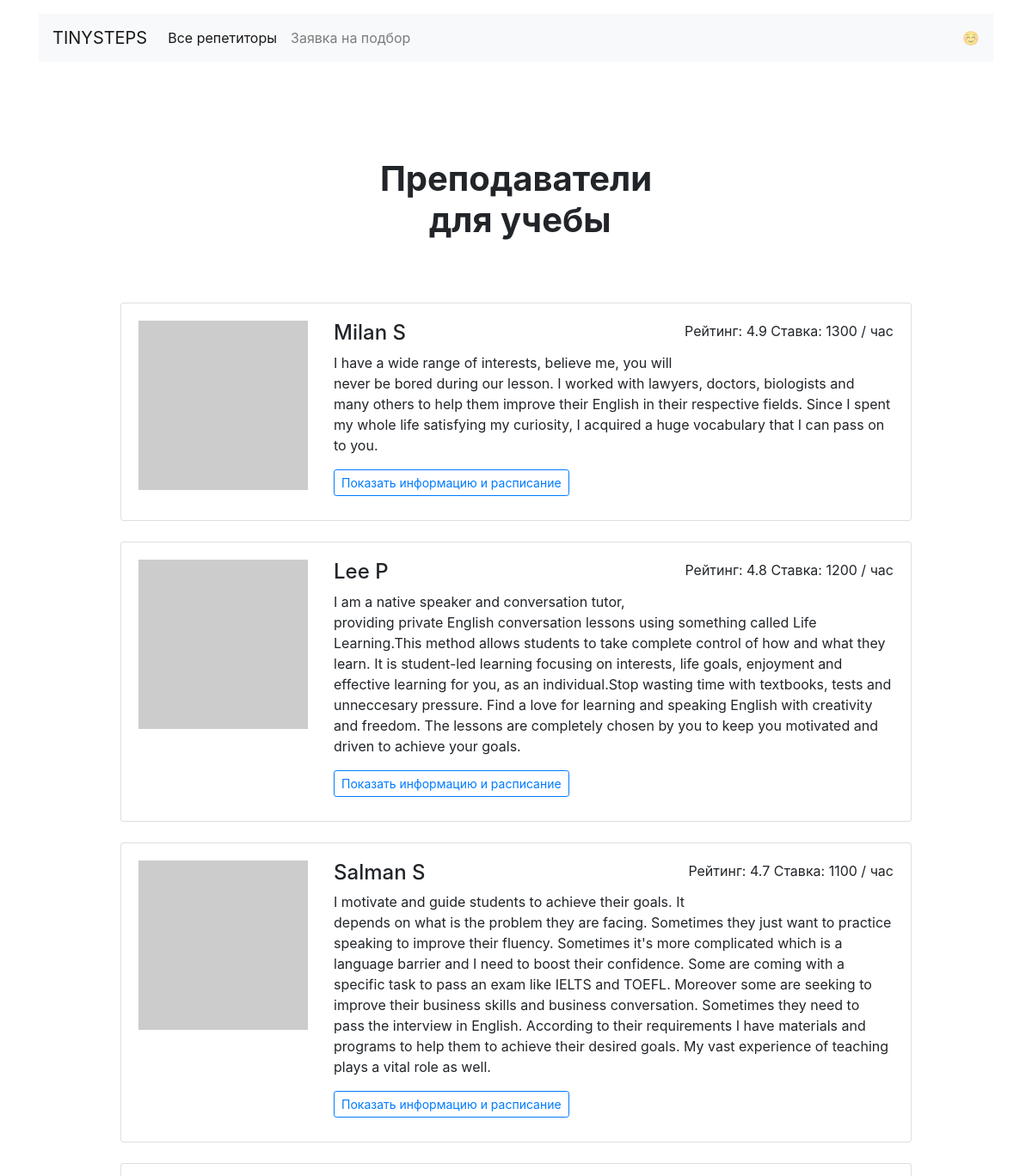
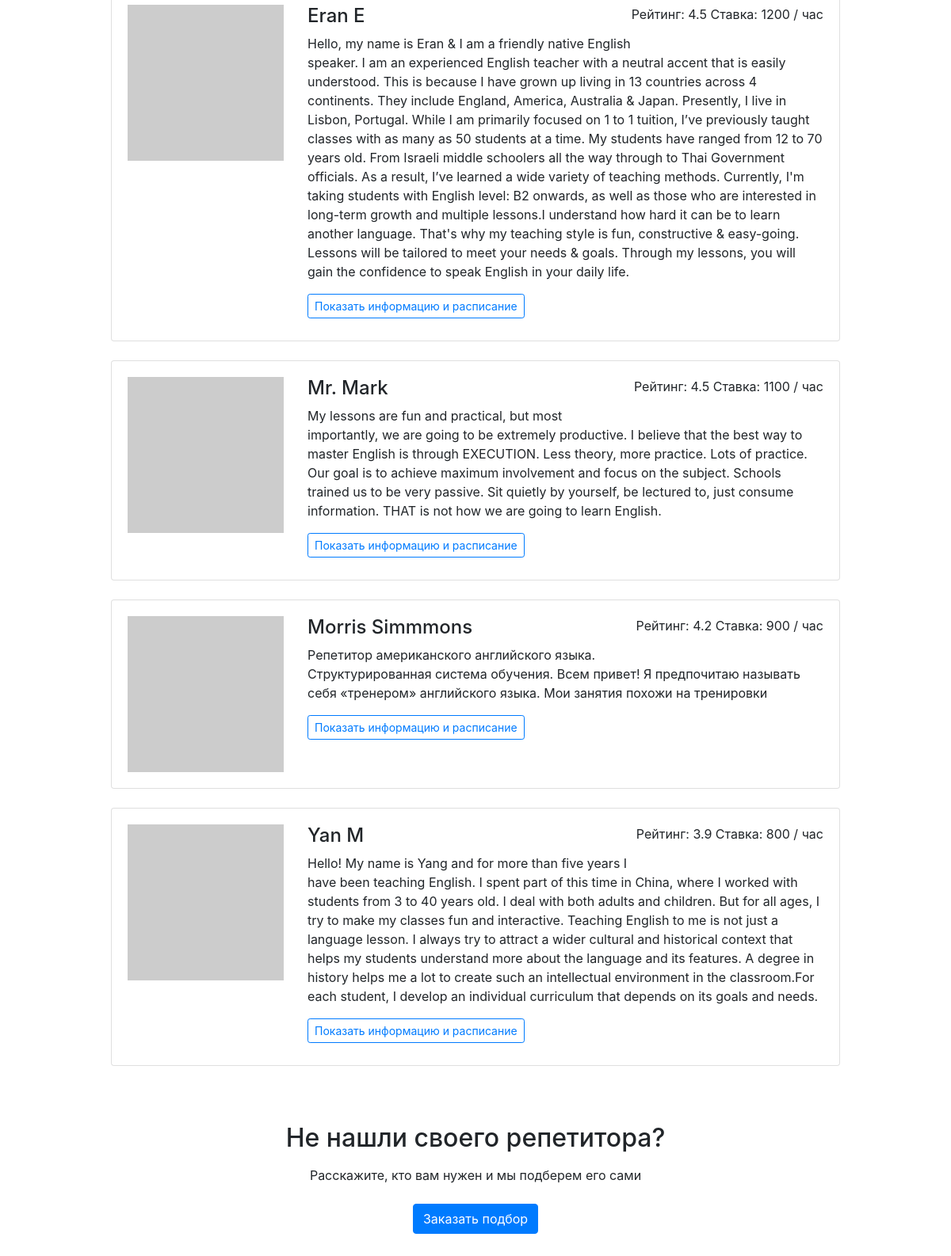
Page /goals/study/ on the committed database (2 pictures, top to bottom).
### app.py (models this page shows)
class Teacher(db.Model):
    __tablename__ = 'teachers'
    id = db.Column(db.Integer, primary_key=True)
    name = db.Column(db.String, nullable=False)
    about = db.Column(db.String, nullable=False)
    rating = db.Column(db.Float, nullable=False)
    picture = db.Column(db.String, nullable=False)
    price = db.Column(db.Integer, nullable=False)
    goals = db.Column(db.String, nullable=False)
    free = db.Column(db.String, nullable=False)
    bookings = db.relationship("Booking", back_populates="teacher")

### app.py (the view)
@app.route('/goals/<goal>/')
def goal_r(goal):
    clear_teach = []
    teach_list = db.session.query(Teacher).all()
    for item in teach_list:
        teacher_goals = json.loads(item.goals)
        if goal in teacher_goals:
            clear_teach.append(item)
    return render_template('goal.html', name=goals[goal].lower(), teachers=clear_teach)

### templates/goal.html (shortened to what this page needs)
<!DOCTYPE html>
<html lang="ru">
<head>
  <link rel="stylesheet" href="https://stackpath.bootstrapcdn.com/bootstrap/4.3.1/css/bootstrap.min.css">
</head>
<body>
  <header class="container mt-3">
    <nav class="navbar navbar-expand-lg navbar-light bg-light">
      <a class="navbar-brand" href="/">TINYSTEPS</a>
      <div class="collapse navbar-collapse" id="navbarNav">
        <ul class="navbar-nav">
          <li class="nav-item active">
            <a class="nav-link" href="/">Все репетиторы</a>
          </li>
          <li class="nav-item">
            <a class="nav-link" href="/request">Заявка на подбор</a>
          </li>
        </ul>
      </div>
      <span class="navbar-text d-sm-none d-lg-block">
        ☺️
      </span>
    </nav>
  </header>
  <main class="container mt-3">
    <h1 class="h1 text-center w-50 mx-auto mt-1 py-5 mb-4"><strong><br />Преподаватели <br>  {{ name }}</strong></h1>
      <div class="row">
      <div class="col-12 col-lg-10 offset-lg-1 m-auto">
        {% for item in teachers|sort(attribute="rating", reverse=True) %}
        <div class="card mb-4">
          <div class="card-body">
            <div class="row">
              <div class="col-3"><img src={{ item.picture}} class="img-fluid" alt=""></div>
              <div class="col-9">
                <p class="float-right">Рейтинг: {{ item.rating }} Ставка: {{ item.price}} / час</p>
                <h2 class="h4">{{ item.name}}</h2>
                <p>{{ item.about}}</p>
                <a href="/profiles/{{ item.id }}" class="btn btn-outline-primary btn-sm mr-3 mb-2">Показать информацию и расписание</a>
              </div>
            </div>
          </div>
        </div>
        {% endfor %}
      </div>
    </div>
    <h2 class="text-center mt-5 mb-3">Не нашли своего репетитора?</h2>
    <p class="text-center mb-4">Расскажите, кто вам нужен и мы подберем его сами</p>
    <div class="text-center pb-5">
        <a href="/request" class="btn btn-primary">Заказать подбор</a>
    </div>
  </main>
</body>
</html>

### rows in the picture
Teacher: rating "4.9", price "1300", name "Milan S", about "I have a wide range of interests, believe me, you will never be bored during our lesson. I worked with lawyers, doctors, biologists and many others to help them improve their English in their respective fields. Since I spent my whole life satisfying my curiosity, I acquired a huge vocabulary that I can pass on to you."
Teacher: rating "4.8", price "1200", name "Lee P", about "I am a native speaker and conversation tutor, providing private English conversation lessons using something called Life Learning.This method allows students to take complete control of how and what they learn. It is student-led learning focusing on interests, life goals, enjoyment and effective learning for you, as an individual.Stop wasting time with textbooks, tests and unneccesary pressure. Find a love for learning and speaking English with creativity and freedom. The lessons are completely chosen by you to keep you motivated and driven to achieve your goals."
Teacher: rating "4.7", price "1100", name "Salman S", about "I motivate and guide students to achieve their goals. It depends on what is the problem they are facing. Sometimes they just want to practice speaking to improve their fluency. Sometimes it's more complicated which is a language barrier and I need to boost their confidence. Some are coming with a specific task to pass an exam like IELTS and TOEFL. Moreover some are seeking to improve their business skills and business conversation. Sometimes they need to pass the interview in English. According to their requirements I have materials and programs to help them to achieve their desired goals. My vast experience of teaching plays a vital role as well."
Teacher: rating "4.5", price "1200", name "Eran E", about "Hello, my name is Eran & I am a friendly native English speaker. I am an experienced English teacher with a neutral accent that is easily understood. This is because I have grown up living in 13 countries across 4 continents. They include England, America, Australia & Japan. Presently, I live in Lisbon, Portugal. While I am primarily focused on 1 to 1 tuition, I’ve previously taught classes with as many as 50 students at a time. My students have ranged from 12 to 70 years old. From Israeli middle schoolers all the way through to Thai Government officials. As a result, I’ve learned a wide variety of teaching methods. Currently, I'm taking students with English level: B2 onwards, as well as…"
Teacher: rating "4.5", price "1100", name "Mr. Mark", about "My lessons are fun and practical, but most importantly, we are going to be extremely productive. I believe that the best way to master English is through EXECUTION. Less theory, more practice. Lots of practice. Our goal is to achieve maximum involvement and focus on the subject. Schools trained us to be very passive. Sit quietly by yourself, be lectured to, just consume information. THAT is not how we are going to learn English."
Teacher: rating "4.2", price "900", name "Morris Simmmons", about "Репетитор американского английского языка. Структурированная система обучения. Всем привет! Я предпочитаю называть себя «тренером» английского языка. Мои занятия похожи на тренировки"
Teacher: rating "3.9", price "800", name "Yan M", about "Hello! My name is Yang and for more than five years I have been teaching English. I spent part of this time in China, where I worked with students from 3 to 40 years old. I deal with both adults and children. But for all ages, I try to make my classes fun and interactive. Teaching English to me is not just a language lesson. I always try to attract a wider cultural and historical context that helps my students understand more about the language and its features. A degree in history helps me a lot to create such an intellectual environment in the classroom.For each student, I develop an individual curriculum that depends on its goals and needs."

### other values in the picture
{{ name }} "для учебы"
